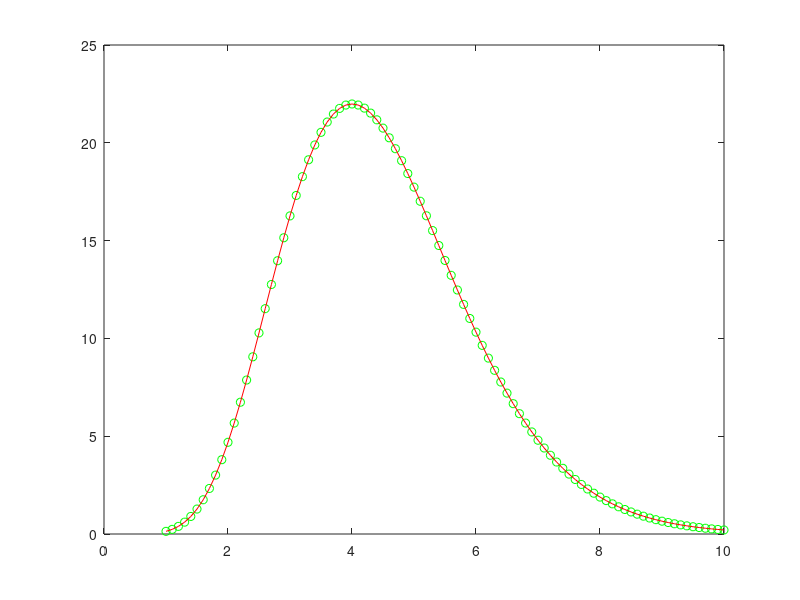
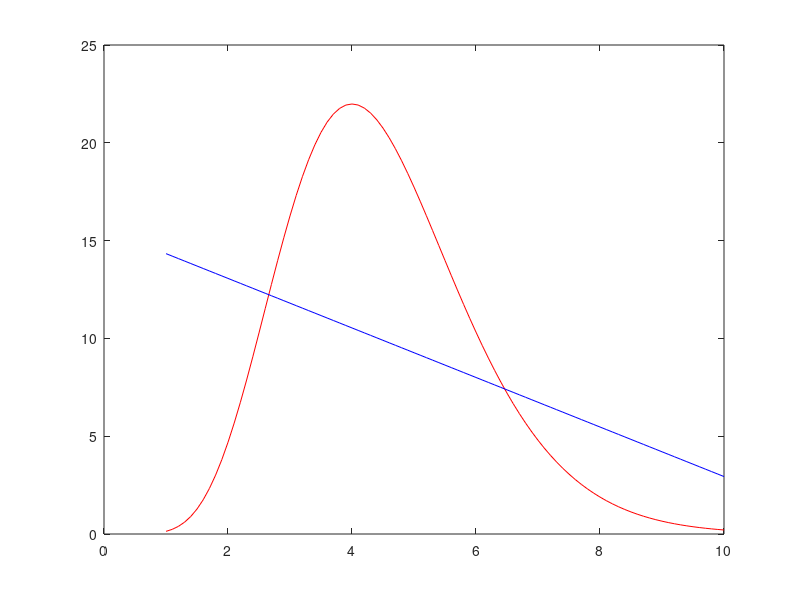
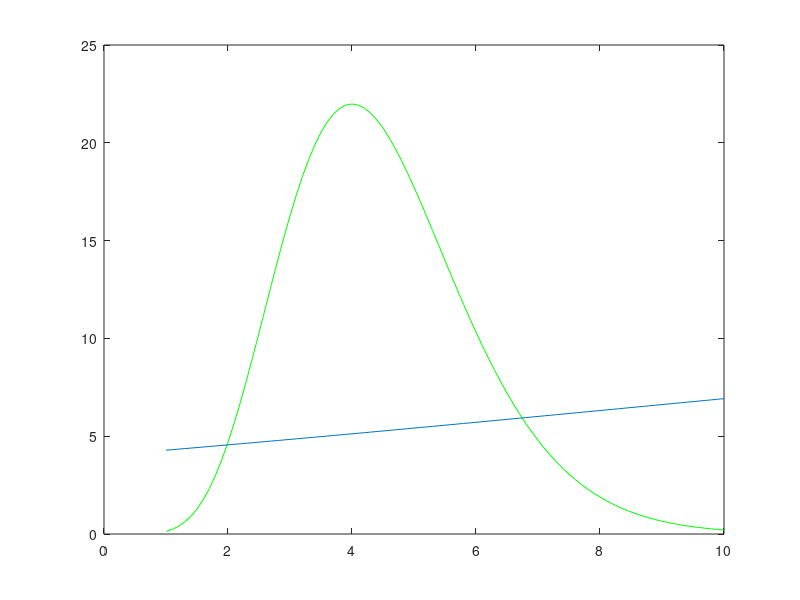

These figures' MATLAB source, in order:
% Part 1
x = 1:0.1:10;
y = x.^8 .* exp(-2.*x);
X = [x.^2 x ones(size(x))];
abc = X\y;
E = sum((y - (X*abc)).^2);
figure(1), plot(x,y, 'go', x, X*abc, 'r');

% Part 2
n = 1;
p=polyfit(x,y,n);
new_y=polyval(p,x); 
E1=norm(y-new_y)^2;
figure(2),plot(x,y,'r',x,new_y,'b');

% Part 3
p3 = polyfit(x.^2, log(y), 2);
f3 = polyval(p3,x);
E2=norm(y-f3)^2;
figure(3), plot(x,y,'g', x,exp(f3), '-');